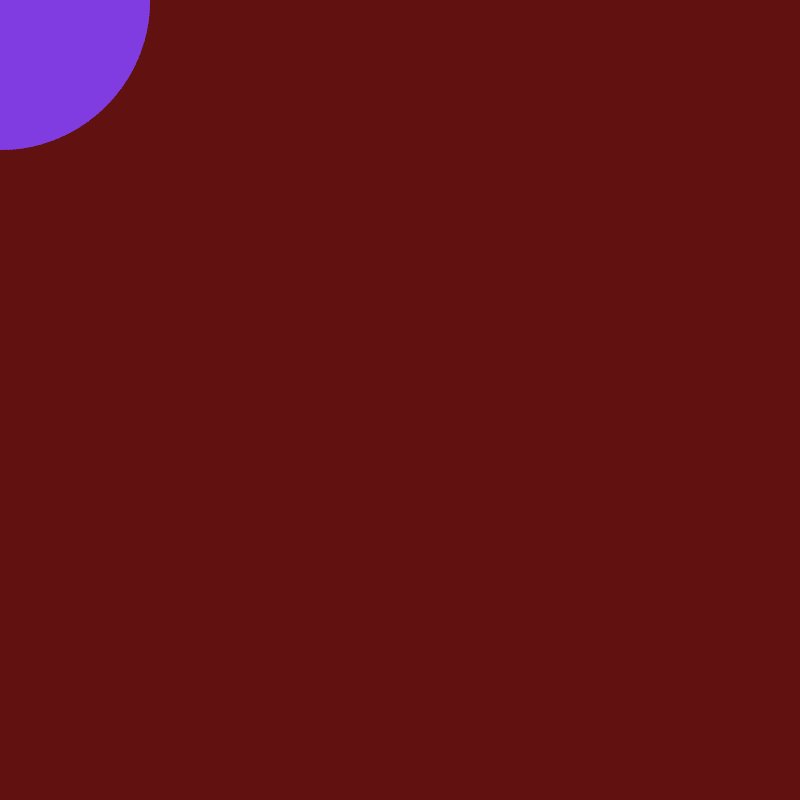
Frame 1 (no input)
Frame 60 (the mouse pressed at the canvas centre just before this capture): identical to frame 1, image omitted
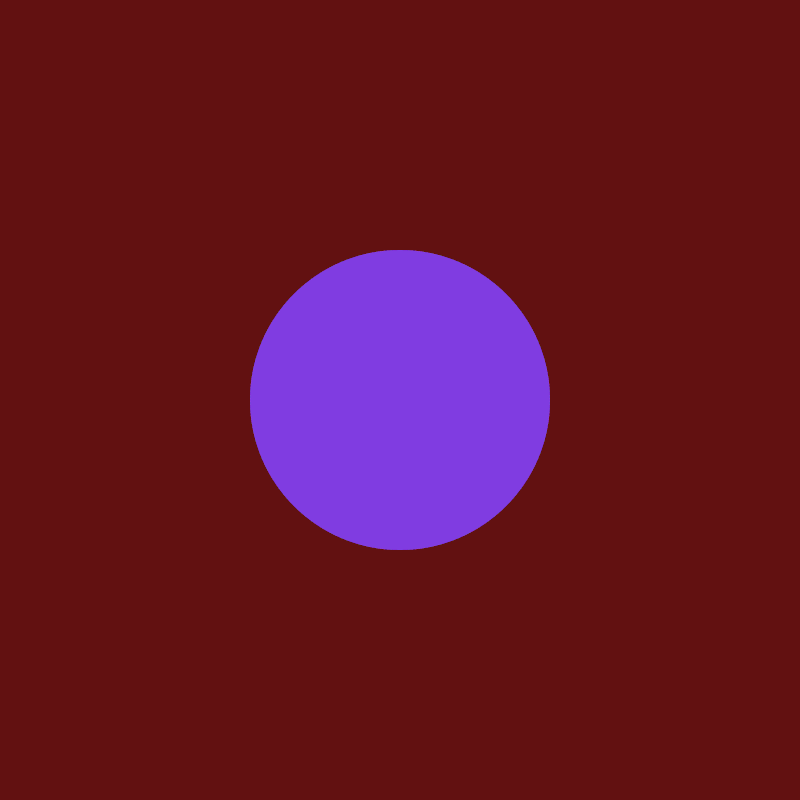
Frame 120 (the mouse held since frame 60 and released just before this capture)

The Processing sketch that drew these frames (run headless with seeded random() and noise(); from frame 60 on, the mouse is pressed at the canvas centre):

// Processing sketch: processing_150716
// ── processing_150716.pde

//variaÃ�Â§Ã�Â£o do cÃ�Ârculo fantasmÃ�Â¡tico

//x and y positions
//declare two arrays with 50 elements

int [] xpos = new int [50];
int [] ypos = new int [50];

void setup() {
  size(800,800);
  frameRate(15);
  smooth();
  
  //initialize all elements of each array to zero
  for (int i = 0; i < xpos.length; i++) {
    xpos[i] = 0;
    ypos[i] = 0;
  }
}

void draw() {
  background(98,17,17);
  
  //shift all elements down one spot. xpos[0] = xpos[1], xpos[1] = xpos[2], etc.
  //Stop at the second to last element.
  for (int i = 0; i < xpos.length-1; i++) {
    xpos[i] = xpos[i+1];
    ypos[i] = ypos[i+1];
  }
  
  //update the last spot in the array with the mouse location
  xpos[xpos.length-1] = mouseX;
  ypos[ypos.length-1] = mouseY;
  
  //draw an ellipse for each element in the arrays.
  //color is tied to the loop's counter: i.
  for (int i = 0; i < xpos.length; i++) {
    noStroke();
    fill(140, 65, i*10, 15);
    ellipse(xpos[i], ypos[i], 300, 300);
    noCursor();
  }
}
